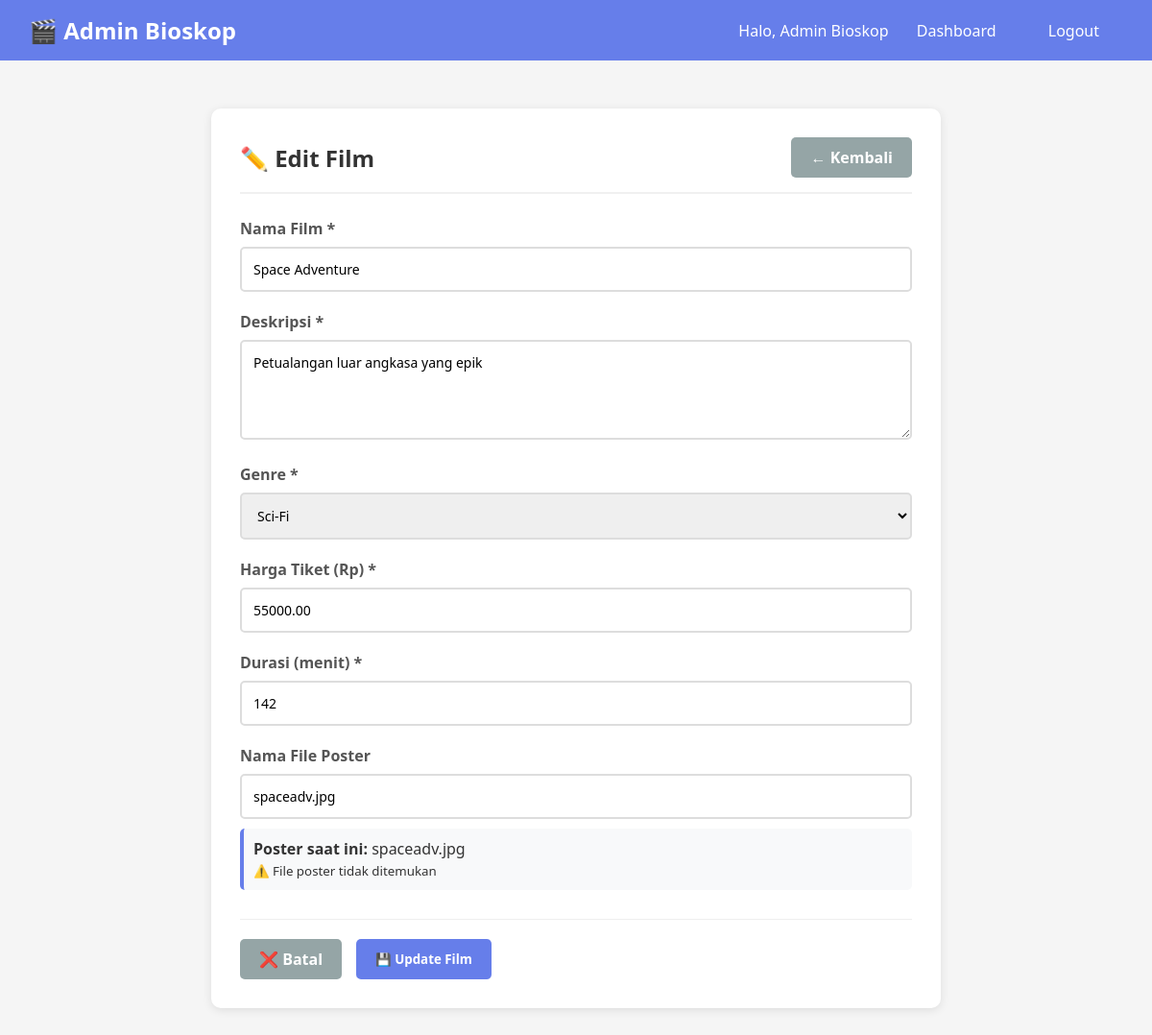
/admin1/edit_film.php?id=4 (signed in), run on the app's committed database.
### tables this page shows
CREATE TABLE film (
    id_film INT PRIMARY KEY AUTO_INCREMENT,
    poster VARCHAR(255),
    nama VARCHAR(100) NOT NULL,
    deskripsi TEXT,
    genre VARCHAR(50),
    jadwal_tayang VARCHAR(50),
    harga DECIMAL(10,2),
    durasi INT
);

### admin1/edit_film.php (the view, shortened to what this page needs)
<?php
require_once '../config.php';
$id = $_GET['id'];
$stmt = $pdo->prepare("SELECT * FROM film WHERE id_film = ?");
$stmt->execute([$id]);
$film = $stmt->fetch(PDO::FETCH_ASSOC);
?>
<!DOCTYPE html>
<html lang="id">
<head>
</head>
<body>
    <div class="navbar">
        <h2>🎬 Admin Bioskop</h2>
        <div class="nav-links">
            <span>Halo, <?= $_SESSION['admin_nama'] ?></span>
            <a href="index.php">Dashboard</a>
            <a href="logout.php">Logout</a>
        </div>
    </div>
    <div class="container">
        <div class="card">
            <div class="card-header">
                <div class="card-title">✏️ Edit Film</div>
                <a href="index.php" class="btn btn-secondary">← Kembali</a>
            </div>
            <form method="POST">
                <div class="form-group">
                    <label>Nama Film *</label>
                    <input type="text" name="nama" value="<?= htmlspecialchars($film['nama']) ?>" required>
                </div>
                <div class="form-group">
                    <label>Deskripsi *</label>
                    <textarea name="deskripsi" rows="4" required><?= htmlspecialchars($film['deskripsi']) ?></textarea>
                </div>
                <div class="form-group">
                    <label>Genre *</label>
                    <select name="genre" required>
                        <option value="Sci-Fi" <?= $film['genre']=='Sci-Fi'?'selected':'' ?>>Sci-Fi</option>
                    </select>
                </div>
                <div class="form-group">
                    <label>Harga Tiket (Rp) *</label>
                    <input type="number" name="harga" value="<?= $film['harga'] ?>" required>
                </div>
                <div class="form-group">
                    <label>Durasi (menit) *</label>
                    <input type="number" name="durasi" value="<?= $film['durasi'] ?>" required>
                </div>
                <div class="form-group">
                    <label>Nama File Poster</label>
                    <input type="text" name="poster" value="<?= htmlspecialchars($film['poster']) ?>" placeholder="contoh: avengers.jpg">
                    <?php if (!empty($film['poster'])): ?>
                        <div class="current-poster">
                            <strong>Poster saat ini:</strong> <?= htmlspecialchars($film['poster']) ?>
                            <?php if(file_exists('../uploads/' . $film['poster'])): ?>
                                <br><small>✅ File poster ditemukan di folder uploads</small>
                            <?php else: ?>
                                <br><small>⚠️ File poster tidak ditemukan</small>
                            <?php endif; ?>
                        </div>
                    <?php endif; ?>
                </div>
                <div class="form-actions">
                    <a href="index.php" class="btn btn-secondary">❌ Batal</a>
                    <button type="submit" class="btn btn-primary">💾 Update Film</button>
                </div>
            </form>
        </div>
    </div>
</body>
</html>

### admin1/edit_film.php (style rules this page uses)
* { margin: 0; padding: 0; box-sizing: border-box; font-family: 'Segoe UI', Tahoma, Geneva, Verdana, sans-serif; }
body { background: #f5f5f5; color: #333; }
.navbar { background: #667eea; color: white; padding: 15px 30px; display: flex; justify-content: space-between; align-items: center; }
.navbar h2 { margin: 0; }
.nav-links a { color: white; text-decoration: none; margin: 0 10px; padding: 8px 15px; border-radius: 5px; }
.container { max-width: 800px; margin: 30px auto; padding: 20px; }
.card { background: white; border-radius: 10px; padding: 30px; box-shadow: 0 2px 10px rgba(0,0,0,0.1); }
.card-header { display: flex; justify-content: space-between; align-items: center; margin-bottom: 25px; padding-bottom: 15px; border-bottom: 2px solid #f0f0f0; }
.card-title { font-size: 24px; font-weight: bold; color: #333; }
.btn { padding: 10px 20px; border: none; border-radius: 5px; cursor: pointer; font-weight: bold; text-decoration: none; display: inline-block; text-align: center; transition: all 0.3s; }
.btn-primary { background: #667eea; color: white; }
.btn-secondary { background: #95a5a6; color: white; }
.form-group { margin-bottom: 20px; }
label { display: block; margin-bottom: 8px; font-weight: bold; color: #555; }
input, textarea, select { width: 100%; padding: 12px; border: 2px solid #ddd; border-radius: 5px; font-size: 14px; box-sizing: border-box; }
.form-actions { display: flex; gap: 15px; margin-top: 30px; padding-top: 20px; border-top: 1px solid #eee; }
.current-poster { margin-top: 10px; padding: 10px; background: #f8f9fa; border-radius: 5px; border-left: 4px solid #667eea; }

### data on the page
film: nama "Space Adventure", deskripsi "Petualangan luar angkasa yang epik", genre "Sci-Fi", harga "55000.00", durasi "142", poster "spaceadv.jpg"

### other printed values
$_SESSION['admin_nama'] "Admin Bioskop"
